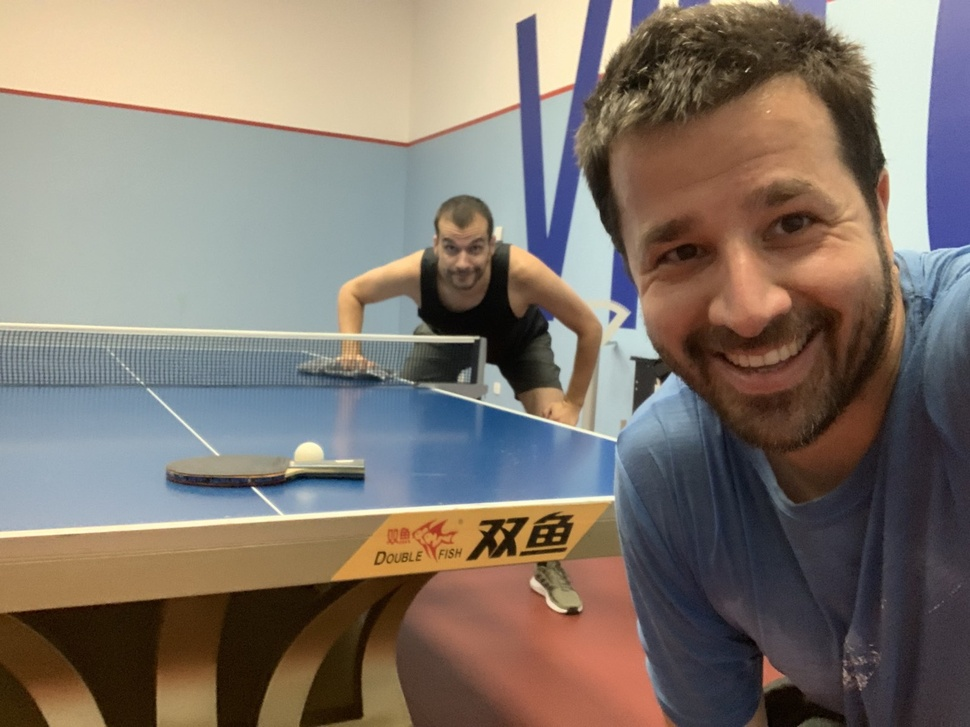
#> input picture static_face_detection/image1.jpg, 970 x 727 px, shrunk from 1600 x 1200 before the run
$ python face_detection.py
#> lines starting #> are read from the running program, lines starting #| are printed output that depends on the picture; after the words box and inside, x2 and y2 are one past the last pixel; in counts of white or black regions, pixels touching at a corner belong together
import cv2
import matplotlib.pyplot as plt

cascade_classifier = cv2.CascadeClassifier('./static_face_detection/haarcascade_frontalface_alt.xml')

image = cv2.imread('./static_face_detection/image1.jpg')
#> image is the input picture: shape (727, 970, 3); mean B, G, R 109.7, 119.1, 129.6

# covert to grayscale
gray_image = cv2.cvtColor(image, cv2.COLOR_BGR2GRAY)
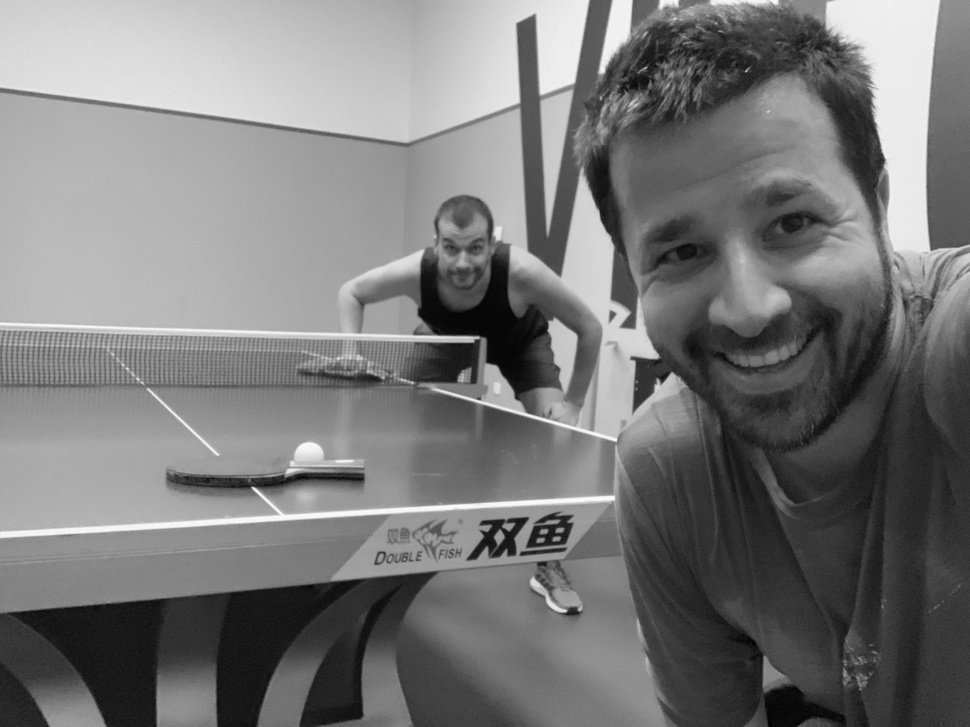
#> gray_image: shape (727, 970); min 1, max 253, mean 121.2

detected_faces = cascade_classifier.detectMultiScale(gray_image, scaleFactor=1.1, minNeighbors=5, minSize=(30, 30))
#> detected_faces = [[424, 220, 76, 76], [589, 115, 307, 307]]

for (x, y, width, height) in detected_faces:
    cv2.rectangle(image, (x, y), (x + width, y + height), (0, 0, 255), 10)
#> this loop made 2 passes
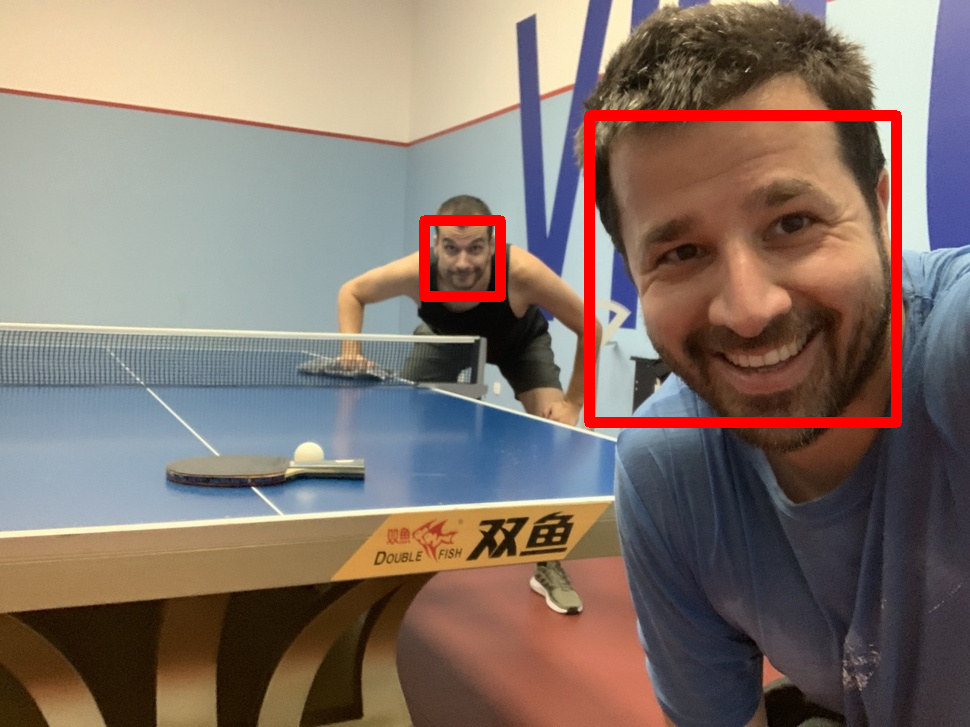
#> image: shape (727, 970, 3); 2.38% of pixels changed, all inside (x1, y1, x2, y2) = (419, 110, 902, 428)

plt.imshow(cv2.cvtColor(image, cv2.COLOR_BGR2RGB))
plt.show()
